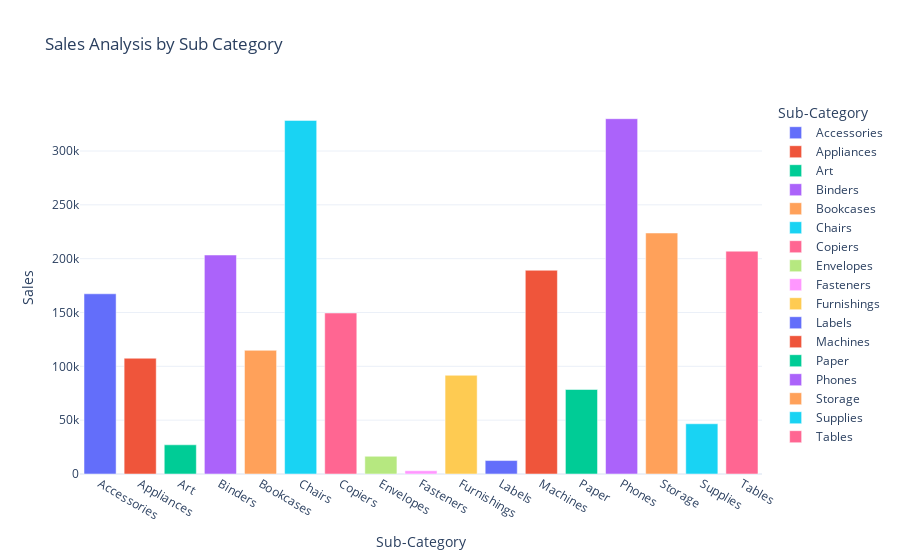

This figure's notebook cell:
### Code cell
fig = px.bar(
    sales_by_subcategory,
    x='Sub-Category',
    y='Sales',
    color='Sub-Category', 
    title="Sales Analysis by Sub Category")
plt.

### Figure 1 — Plotly figure (JSON) as saved in the notebook; plotly's stock layout.template omitted (floating-point values rounded to 4 significant figures)
{"data": [{"hovertemplate": "Sub-Category=%{x}<br>Sales=%{y}<extra></extra>", "legendgroup": "Accessories", "marker": {"color": "#636efa", "pattern": {"shape": ""}}, "name": "Accessories", "orientation": "v", "showlegend": true, "textposition": "auto", "type": "bar", "x": ["Accessories"], "xaxis": "x", "y": [167400.0], "yaxis": "y"}, {"hovertemplate": "Sub-Category=%{x}<br>Sales=%{y}<extra></extra>", "legendgroup": "Appliances", "marker": {"color": "#EF553B", "pattern": {"shape": ""}}, "name": "Appliances", "orientation": "v", "showlegend": true, "textposition": "auto", "type": "bar", "x": ["Appliances"], "xaxis": "x", "y": [107500.0], "yaxis": "y"}, {"hovertemplate": "Sub-Category=%{x}<br>Sales=%{y}<extra></extra>", "legendgroup": "Art", "marker": {"color": "#00cc96", "pattern": {"shape": ""}}, "name": "Art", "orientation": "v", "showlegend": true, "textposition": "auto", "type": "bar", "x": ["Art"], "xaxis": "x", "y": [27120.0], "yaxis": "y"}, {"hovertemplate": "Sub-Category=%{x}<br>Sales=%{y}<extra></extra>", "legendgroup": "Binders", "marker": {"color": "#ab63fa", "pattern": {"shape": ""}}, "name": "Binders", "orientation": "v", "showlegend": true, "textposition": "auto", "type": "bar", "x": ["Binders"], "xaxis": "x", "y": [203400.0], "yaxis": "y"}, {"hovertemplate": "Sub-Category=%{x}<br>Sales=%{y}<extra></extra>", "legendgroup": "Bookcases", "marker": {"color": "#FFA15A", "pattern": {"shape": ""}}, "name": "Bookcases", "orientation": "v", "showlegend": true, "textposition": "auto", "type": "bar", "x": ["Bookcases"], "xaxis": "x", "y": [114900.0], "yaxis": "y"}, {"hovertemplate": "Sub-Category=%{x}<br>Sales=%{y}<extra></extra>", "legendgroup": "Chairs", "marker": {"color": "#19d3f3", "pattern": {"shape": ""}}, "name": "Chairs", "orientation": "v", "showlegend": true, "textposition": "auto", "type": "bar", "x": ["Chairs"], "xaxis": "x", "y": [328400.0], "yaxis": "y"}, {"hovertemplate": "Sub-Category=%{x}<br>Sales=%{y}<extra></extra>", "legendgroup": "Copiers", "marker": {"color": "#FF6692", "pattern": {"shape": ""}}, "name": "Copiers", "orientation": "v", "showlegend": true, "textposition": "auto", "type": "bar", "x": ["Copiers"], "xaxis": "x", "y": [149500.0], "yaxis": "y"}, {"hovertemplate": "Sub-Category=%{x}<br>Sales=%{y}<extra></extra>", "legendgroup": "Envelopes", "marker": {"color": "#B6E880", "pattern": {"shape": ""}}, "name": "Envelopes", "orientation": "v", "showlegend": true, "textposition": "auto", "type": "bar", "x": ["Envelopes"], "xaxis": "x", "y": [16480.0], "yaxis": "y"}, {"hovertemplate": "Sub-Category=%{x}<br>Sales=%{y}<extra></extra>", "legendgroup": "Fasteners", "marker": {"color": "#FF97FF", "pattern": {"shape": ""}}, "name": "Fasteners", "orientation": "v", "showlegend": true, "textposition": "auto", "type": "bar", "x": ["Fasteners"], "xaxis": "x", "y": [3024.0], "yaxis": "y"}, {"hovertemplate": "Sub-Category=%{x}<br>Sales=%{y}<extra></extra>", "legendgroup": "Furnishings", "marker": {"color": "#FECB52", "pattern": {"shape": ""}}, "name": "Furnishings", "orientation": "v", "showlegend": true, "textposition": "auto", "type": "bar", "x": ["Furnishings"], "xaxis": "x", "y": [91710.0], "yaxis": "y"}, {"hovertemplate": "Sub-Category=%{x}<br>Sales=%{y}<extra></extra>", "legendgroup": "Labels", "marker": {"color": "#636efa", "pattern": {"shape": ""}}, "name": "Labels", "orientation": "v", "showlegend": true, "textposition": "auto", "type": "bar", "x": ["Labels"], "xaxis": "x", "y": [12490.0], "yaxis": "y"}, {"hovertemplate": "Sub-Category=%{x}<br>Sales=%{y}<extra></extra>", "legendgroup": "Machines", "marker": {"color": "#EF553B", "pattern": {"shape": ""}}, "name": "Machines", "orientation": "v", "showlegend": true, "textposition": "auto", "type": "bar", "x": ["Machines"], "xaxis": "x", "y": [189200.0], "yaxis": "y"}, {"hovertemplate": "Sub-Category=%{x}<br>Sales=%{y}<extra></extra>", "legendgroup": "Paper", "marker": {"color": "#00cc96", "pattern": {"shape": ""}}, "name": "Paper", "orientation": "v", "showlegend": true, "textposition": "auto", "type": "bar", "x": ["Paper"], "xaxis": "x", "y": [78480.0], "yaxis": "y"}, {"hovertemplate": "Sub-Category=%{x}<br>Sales=%{y}<extra></extra>", "legendgroup": "Phones", "marker": {"color": "#ab63fa", "pattern": {"shape": ""}}, "name": "Phones", "orientation": "v", "showlegend": true, "textposition": "auto", "type": "bar", "x": ["Phones"], "xaxis": "x", "y": [330000.0], "yaxis": "y"}, {"hovertemplate": "Sub-Category=%{x}<br>Sales=%{y}<extra></extra>", "legendgroup": "Storage", "marker": {"color": "#FFA15A", "pattern": {"shape": ""}}, "name": "Storage", "orientation": "v", "showlegend": true, "textposition": "auto", "type": "bar", "x": ["Storage"], "xaxis": "x", "y": [223800.0], "yaxis": "y"}, {"hovertemplate": "Sub-Category=%{x}<br>Sales=%{y}<extra></extra>", "legendgroup": "Supplies", "marker": {"color": "#19d3f3", "pattern": {"shape": ""}}, "name": "Supplies", "orientation": "v", "showlegend": true, "textposition": "auto", "type": "bar", "x": ["Supplies"], "xaxis": "x", "y": [46670.0], "yaxis": "y"}, {"hovertemplate": "Sub-Category=%{x}<br>Sales=%{y}<extra></extra>", "legendgroup": "Tables", "marker": {"color": "#FF6692", "pattern": {"shape": ""}}, "name": "Tables", "orientation": "v", "showlegend": true, "textposition": "auto", "type": "bar", "x": ["Tables"], "xaxis": "x", "y": [207000.0], "yaxis": "y"}], "layout": {"barmode": "relative", "legend": {"title": {"text": "Sub-Category"}, "tracegroupgap": 0}, "title": {"text": "Sales Analysis by Sub Category"}, "xaxis": {"anchor": "y", "categoryarray": ["Accessories", "Appliances", "Art", "Binders", "Bookcases", "Chairs", "Copiers", "Envelopes", "Fasteners", "Furnishings", "Labels", "Machines", "Paper", "Phones", "Storage", "Supplies", "Tables"], "categoryorder": "array", "domain": [0, 1], "title": {"text": "Sub-Category"}}, "yaxis": {"anchor": "x", "domain": [0, 1], "title": {"text": "Sales"}}}}
